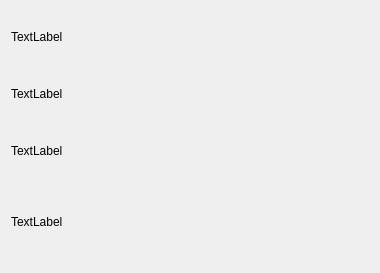
<?xml version="1.0" encoding="UTF-8"?>
<ui version="4.0">
 <class>RecipeFormHome</class>
 <widget class="QWidget" name="RecipeFormHome">
  <property name="geometry">
   <rect>
    <x>0</x>
    <y>0</y>
    <width>380</width>
    <height>273</height>
   </rect>
  </property>
  <property name="windowTitle">
   <string>Form</string>
  </property>
  <layout class="QVBoxLayout" name="verticalLayout_2">
   <item>
    <layout class="QVBoxLayout" name="verticalLayout">
     <item>
      <widget class="QLabel" name="labelTitle">
       <property name="text">
        <string>TextLabel</string>
       </property>
      </widget>
     </item>
     <item>
      <widget class="QLabel" name="labelTags">
       <property name="text">
        <string>TextLabel</string>
       </property>
      </widget>
     </item>
     <item>
      <widget class="QLabel" name="labelIngred">
       <property name="text">
        <string>TextLabel</string>
       </property>
      </widget>
     </item>
     <item>
      <layout class="QHBoxLayout" name="horizontalLayout">
       <item>
        <widget class="QLabel" name="labelBurden">
         <property name="text">
          <string>TextLabel</string>
         </property>
        </widget>
       </item>
       <item>
        <spacer name="verticalSpacer">
         <property name="orientation">
          <enum>Qt::Vertical</enum>
         </property>
         <property name="sizeType">
          <enum>QSizePolicy::Fixed</enum>
         </property>
         <property name="sizeHint" stdset="0">
          <size>
           <width>20</width>
           <height>80</height>
          </size>
         </property>
        </spacer>
       </item>
      </layout>
     </item>
    </layout>
   </item>
  </layout>
 </widget>
 <resources/>
 <connections/>
</ui>
